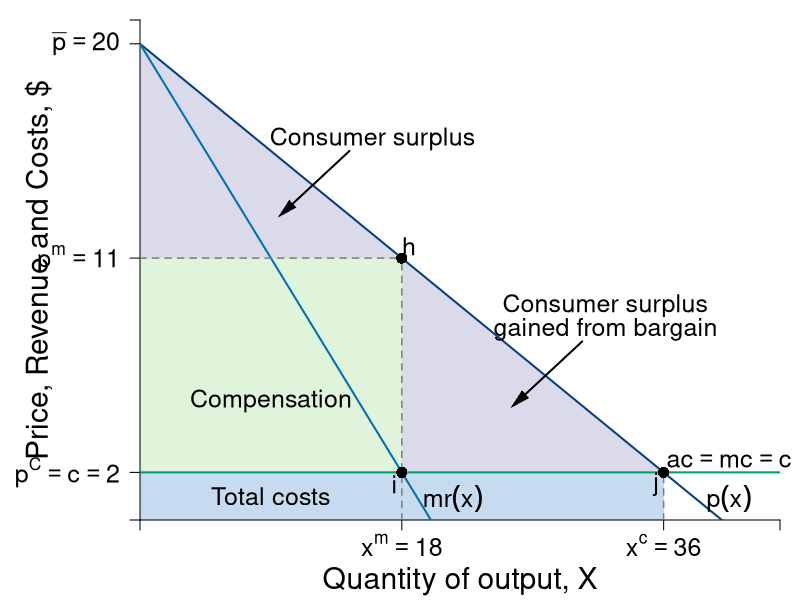

Generate this figure with R:
#Graph Designer: Simon Halliday
#Authors: Bowles, Foley and Halliday
#Title: Coordination, Conflict and Competition: A Text in Microeconomics

require(shape)
pdf(file = "competitionmarkets/monopolist_competition_comp.pdf", width = 9, height = 7)

#Set parameters for graphics
pointsize <- 1.8
axislabelsize <- 1.8
labelsize <- 1.5
namesize <- 1.8
annotatesize <- 1.5
graphlinewidth <- 2
segmentlinewidth <- 1.5

COL <- c("#7fc97f", "#beaed4", "#fdc086", "#ffff99", "#386cb0", "#f0027f", "#bf5b17", "#666666")
COLA <- c("#e0f3db", "#99d8c9","#66c2a4","#41ae76", "#238b45", "#005824")
COLB <- c("#c6dbef", "#4eb3d3", "#2b8cbe", "#0868ac","#084081")
COLC <- c("#fcfbfd", "#efedf5", "#dadaeb", "#bcbddc", "#9e9ac8", "#807dba", "#6a51a3", "#54278f", "#3f007d")
grays <- gray.colors(25, start = 1, end = 0)
CBCols <- c("#009E73","#0072B2","#E69F00","#CC79A7", "#F0E442")

#Edited the margins to cater for the larger LHS labels
par(mar =  c(4, 7, 1, 1))

AvgRevenue <- function(x, rmax = 20, xmax = 40){
  rmax - (rmax/xmax)*x
}

MRevenue <- function(x, rmax = 20, xmax = 40){
  rmax - 2*(rmax/xmax)*x
}

AvgCost <- function(x, c0 = 2, c1 = 4){
  c0/x + c1
}

xlims <- c(0, 44)
ylims <- c(0, 21)

npts <- 501 
x <- seq(xlims[1], xlims[2], length.out = npts)
y <- seq(ylims[1], ylims[2], length.out = npts) 
a <- c(13, 16.75, 19.25)

plot(0, 0, xlim = xlims, ylim = ylims, type = "n",
     xlab = expression(paste("")),
     ylab = expression(paste("")), 
     xaxt = "n", 
     yaxt = "n", 
     cex.lab = axislabelsize, 
     bty = "n",
     xaxs="i", 
     yaxs="i")

# ticksy <- seq(from = ylims[1], to = ylims[2], by = 1)
# ylabels <- seq(from = ylims[1], to = ylims[2], by = 1)
# ticksx <- seq(from = xlims[1], to = xlims[2], by = 1)
# xlabels <- seq(from = xlims[1], to = xlims[2], by = 1)
ticksy <- c(0, 2, AvgRevenue(x = 18), 20, ylims[2])
#ylabels <- c(NA, expression(paste(p,"*", phantom())), expression(paste(p^{m})), expression(paste(bar(p))))
ylabels <- c(NA, expression(paste(p^C==c, phantom()== 2)), expression(paste(p^{m}==11)), expression(paste(bar(p)==20)), NA)
ticksx <- c(0, 18, 36, xlims[2])
#xlabels <- c(NA, expression(paste(x^{m})), expression(paste(x^{c})), NA)
xlabels <- c(NA, expression(paste(x^{m} == 18)), expression(paste(x^{c}==36)), NA)

npts <- 500 
xx1 <- seq(xlims[1], xlims[2], length.out = npts)
xx3 <- seq(2, 6, length.out = npts)

#Draw the polygon for profit
xpoly1 <- c(0, 18, 18, 0, 0)
ypoly1 <- c(2, 2, AvgRevenue(x = 18), AvgRevenue(x = 18), 18)
polygon(x = xpoly1, y = ypoly1, col=COLA[1], density=NULL, border = NA)

#Draw the polygon for costs
xpoly2 <- c(0, 36, 36, 0, 0)
ypoly2 <- c(0, 0, 2, 2, 2)
polygon(x = xpoly2, y = ypoly2, col=COLB[1], density=NULL, border = NA)

#Draw the polygon for deadweight loss
xpoly3 <- c(18, 18, 36, 18)
ypoly3 <- c(2, AvgRevenue(x = 18), 2, 2)
polygon(x = xpoly3, y = ypoly3, col=COLC[3], density=NULL, border = NA)

#Draw the polygon for consumer surplus
xpoly4 <- c(0, 18, 0, 0)
ypoly4 <- c(AvgRevenue(18), AvgRevenue(18), 20, AvgRevenue(18))
polygon(x = xpoly4, y = ypoly4, col=COLC[3], density=NULL, border = NA)

axis(1, at = ticksx, pos = 0, labels = xlabels, cex.axis = labelsize)
axis(2, at = ticksy, pos = 0, labels = ylabels, las = 1, cex.axis = labelsize)

#lines(xx1, bcA(xx1, w = 10, p = 1.5), col = COLB[3], lwd = graphlinewidth)
lines(xx1, AvgRevenue(xx1, rmax = 20, xmax = 40), col = COLB[5], lwd = graphlinewidth)
lines(xx1, MRevenue(xx1, rmax = 20, xmax = 40), col = CBCols[2], lwd = graphlinewidth)
#lines(xx1, AvgCost(xx1, c0 = 2, c1 = 4), col = COLA[5], lwd = graphlinewidth)

#Label the axes
mtext(expression(paste("Quantity of output, ", X)), side=1, line = 3, cex = axislabelsize)
text(-7, 0.5*ylims[2], expression(paste("Price, Revenue and Costs, $")), xpd = TRUE, cex = axislabelsize, srt = 90) 

#Label curves
text(40.5, 2.5, expression(paste(ac == mc, phantom() == c)), cex = labelsize, xpd = TRUE)
text(40.5, 0.9, expression(paste(p(x))), cex = labelsize)
text(21.5, 0.9, expression(paste(mr(x))), cex = labelsize)


#Draw segments for total costs
segments(0, AvgRevenue(x = 18), 18, AvgRevenue(x = 18), lty = 2, col = grays[20] , lwd = segmentlinewidth)
segments(18, 0, 18, AvgRevenue(x = 18), lty = 2, col = grays[20] , lwd = segmentlinewidth)

#Marginal costs
segments(0, 2, xlims[2], 2, lty = 1, col = CBCols[1] , lwd = graphlinewidth)

#Segment for many firms comparison
segments(36, 0, 36, 2, lty = 2, col = grays[20] , lwd = segmentlinewidth)

#Label Points for comparison
points(18, MRevenue(x = 18), pch = 16, col = "black", cex = 1.5)
text(18 -0.5, MRevenue(x = 18) - 0.5, expression(i), cex = labelsize)

points(18, AvgRevenue(x = 18), pch = 16, col = "black", cex = 1.5)
text(18 + 0.5, AvgRevenue(x = 18) + 0.5, expression(h), cex = labelsize)

#Label Points for comparison
points(36, AvgRevenue(x = 36), pch = 16, col = "black", cex = 1.5)
text(36 -0.5, AvgRevenue(x = 36) - 0.5, expression(j), cex = labelsize)

# Arrow to Consumer surplus
text(16, 16, expression(paste("Consumer surplus")), cex = labelsize)
Arrows(14.4, 15.5, 10, 13, col = "black", lty = 1, lwd = 2, arr.type = "triangle", arr.lwd = 0.5)

text(32, 9, expression(paste("Consumer surplus")), cex = labelsize)
text(32, 8, expression(paste("gained from bargain")), cex = labelsize)
Arrows(30.4, 7.5, 26, 5, col = "black", lty = 1, lwd = 2, arr.type = "triangle", arr.lwd = 0.5)


#Labels cost and profit areas
text(9, 1, expression("Total costs"), cex = labelsize)
text(9, 5, expression("Compensation"), cex = labelsize)
#text(9, 4, expression("profit"), cex = labelsize)

# text(24, 5, expression(paste("Deadweight")), cex = labelsize)
# text(24, 4, expression(paste("loss")), cex = labelsize)

#text(9, 7, expression(paste(dwl(x) == frac(1,2)*(p^{m} - c)*(x^{c} - x^{m}))), cex = labelsize)
#Arrows(7.4, 6.5, 5.4, 5, col = "black", lty = 1, lwd = 2, arr.type = "triangle", arr.lwd = 0.5)



dev.off()
